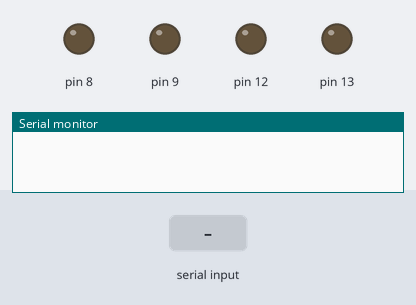
Bench run of a sketch on a simulated Arduino Uno, built with avr-gcc and run on an emulated ATmega328P. Parts: output pins drawn as LEDs (lit = HIGH), the last lines printed to the serial monitor. The test bench sets the inputs (shaded band).

Above: at 1.2 s.
1.3 s: "a" received over the second serial link
At 3.2 s:
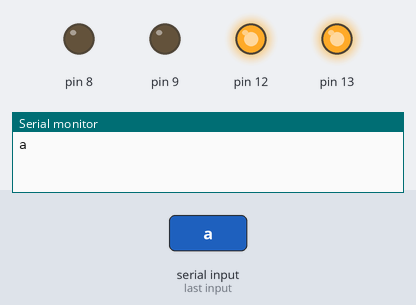
3.8 s: "b" received over the second serial link
At 5.1 s:
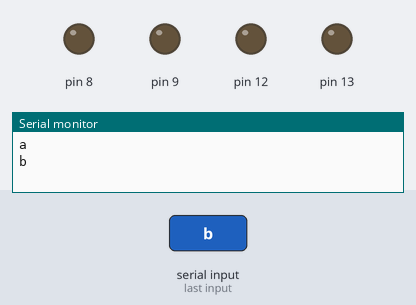
Timing chart, 0 to 6.8 s (numbered marks = the images above; inputs shaded):
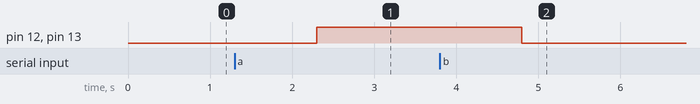

The sketch:

25._hc05_-_Bluetooth.ino
```cpp
#include<SoftwareSerial.h>
String m = "";
SoftwareSerial bt(6,5); /* (Rx,Tx) */
void setup()
{
  bt.begin(9600);
  Serial.begin(9600);
  pinMode(13,OUTPUT);
  pinMode(8,OUTPUT);
  pinMode(12,OUTPUT);
  pinMode(9,OUTPUT);
}
void loop()
{

    if (bt.available())
    {
     m = bt.readString();
     Serial.println(m);

    if(m.equals("a"))
    {
      digitalWrite(13,HIGH);
      digitalWrite(12,HIGH);
      digitalWrite(18,HIGH);
      digitalWrite(7,HIGH);
    }
    if(m.equals("b"))
    {
      digitalWrite(13,LOW);
      digitalWrite(13,LOW);
      digitalWrite(12,LOW);
      digitalWrite(18,LOW);
    }
    }
}
```

Measured:
- after the input at 1.3 s, pin 12, pin 13: LOW → HIGH after 1.0 s
- after the input at 3.8 s, pin 12, pin 13: HIGH → LOW after 1.0 s
